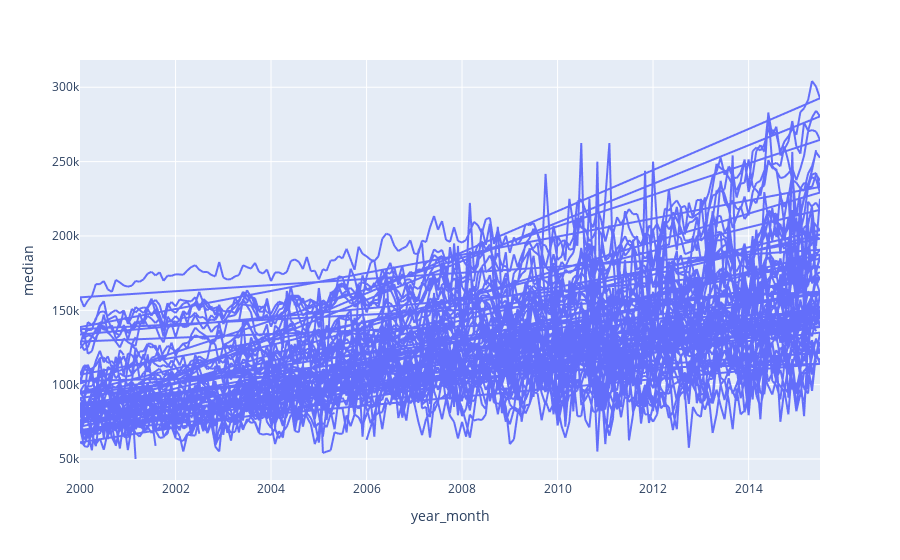

This figure's notebook cell:
### Markdown cell above
### Example 2

### Code cell
px.line(
    df_texas,
    x = 'year_month',
    y = 'median'
)

### Figure 1 — Plotly figure (JSON) as saved in the notebook; plotly's stock layout.template omitted (floating-point values rounded to 4 significant figures; data arrays with more than 128 entries replaced by an {"elided": "..."} marker saying what was removed)
{"data": [{"hovertemplate": "year_month=%{x}<br>median=%{y}<extra></extra>", "legendgroup": "", "line": {"color": "#636efa", "dash": "solid"}, "marker": {"symbol": "circle"}, "mode": "lines", "name": "", "showlegend": false, "type": "scattergl", "x": {"elided": "8602 str values"}, "xaxis": "x", "y": {"elided": "8602 float values"}, "yaxis": "y"}], "layout": {"legend": {"tracegroupgap": 0}, "margin": {"t": 60}, "xaxis": {"anchor": "y", "domain": [0, 1], "title": {"text": "year_month"}}, "yaxis": {"anchor": "x", "domain": [0, 1], "title": {"text": "median"}}}}
